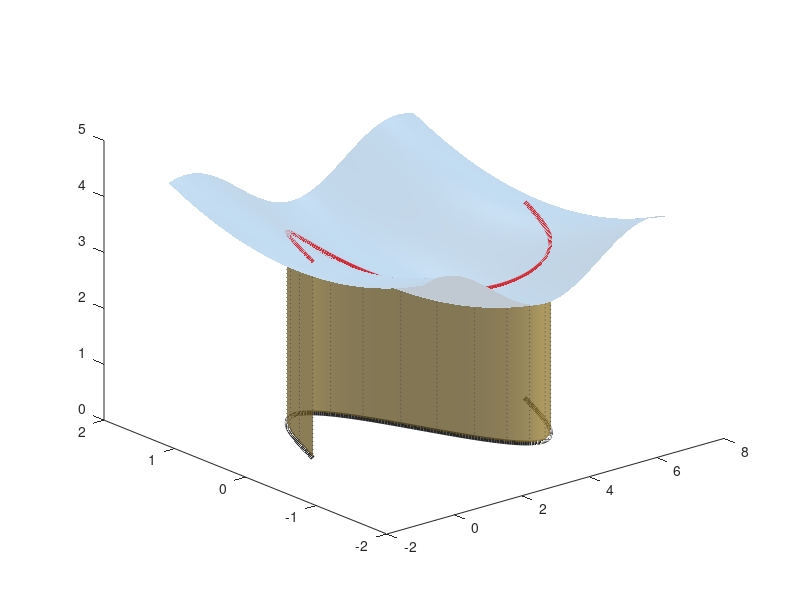

The MATLAB source for this figure: (Note: this script raises an error after producing the figure.)
% =========================================================================
%  第一型曲线积分（对弧长的曲线积分）的几何意义可视化
%  Geometric Meaning of the First Kind Curve Integral (Scalar Line Integral)
%
%  几何解释：
%    被积函数 f(x,y) 在曲线 L 上的第一型曲线积分 ∫_L f(x,y) ds，
%    等于以曲线 L 为准线、母线平行于 z 轴的"柱面( curtain / wall )"的面积。
%    该"墙"的底部落在 xy 平面的曲线 L 上，顶部触及曲面 z = f(x,y)。
%
%  命名规范：驼峰命名法 (camelCase)
% =========================================================================
clear; clc; close all;

%% ── 参数设置 ──────────────────────────────────────────────────────────
nCurvePts   = 200;       % 曲线 L 上的采样点数
nGridRes    = 60;        % 曲面网格分辨率
nWallLayers = 40;        % 柱面"墙"的纵向分层数
tRange      = linspace(0, 2 * pi, nCurvePts);

%% ── 1. 定义 xy 平面上的积分路径 L ─────────────────────────────────────
%  曲线 L 的参数方程：x = t, y = sin(t)，呈现一段优美的正弦波
curveX = tRange;
curveY = sin(tRange);
curveZ = zeros(size(tRange));                     % L 在 xy 平面，z = 0

%% ── 2. 定义被积曲面 z = f(x, y) ────────────────────────────────────────
%  一个平缓起伏的曲面，有视觉层次感
fSurface = @(x, y) 3 + 0.5 * cos(x) + 0.2 * y .^ 2;

%  曲线 L 上各点在曲面上的对应高度（墙顶）
surfaceHeight = fSurface(curveX, curveY);

%% ── 3. 生成曲面网格数据（半透明顶盖） ──────────────────────────────────
xGridRange = linspace(min(curveX) - 0.5, max(curveX) + 0.5, nGridRes);
yGridRange = linspace(min(curveY) - 0.8, max(curveY) + 0.8, nGridRes);
[gridX, gridY] = meshgrid(xGridRange, yGridRange);
gridZ = fSurface(gridX, gridY);

%% ── 4. 生成柱面（积分"墙"）数据 ───────────────────────────────────────
%  vParam: 0(地面) → 1(曲面顶)，沿曲线逐点插值
vParam = linspace(0, 1, nWallLayers);
[tMesh, vMesh] = meshgrid(tRange, vParam);

wallX = tMesh;
wallY = sin(tMesh);
wallZ = vMesh .* fSurface(wallX, wallY);          % 从 0 渐变到曲面高度

%% ── 5. 计算积分墙面积的理论值（数值近似） ──────────────────────────────
ds = sqrt(gradient(curveX, tRange).^2 + gradient(curveY, tRange).^2);
ds = ds(:) * (tRange(2) - tRange(1));             % 弧微分
integralApprox = sum(surfaceHeight(:) .* ds);     % 数值积分

%% ── 6. 绘图 ────────────────────────────────────────────────────────────
fig = figure('Name', '第一型曲线积分几何意义', ...
             'Color', 'w', ...
             'Position', [80, 80, 900, 650], ...
             'NumberTitle', 'off');
hold on;

% ── 6a. 顶盖：半透明曲面 z = f(x,y) ──
surf(gridX, gridY, gridZ, ...
    'FaceAlpha', 0.25, ...
    'EdgeColor', 'none', ...
    'FaceColor', [0.05 0.45 0.80], ...
    'FaceLighting', 'gouraud', ...
    'SpecularStrength', 0.3);

% ── 6b. 底部：曲线 L 在 xy 平面上的投影 ──
plot3(curveX, curveY, curveZ, ...
    'LineWidth', 3.5, ...
    'Color', [0.15 0.15 0.15]);

% ── 6c. 顶部：曲线 L 贴合曲面 z = f(x,y) 的轨迹 ──
plot3(curveX, curveY, surfaceHeight, ...
    'LineWidth', 3.5, ...
    'Color', [0.82 0.15 0.18]);

% ── 6d. 填充条：曲线 L 正下方的 xy 平面带状条（增强投影感） ──
fill3([curveX, fliplr(curveX)], ...
      [curveY, fliplr(curveY)], ...
      [curveZ, fliplr(curveZ)], ...
      [0.2 0.2 0.2], ...
      'FaceAlpha', 0.15, 'EdgeColor', 'none');

% ── 6e. 柱面"墙"：∫_L f(x,y) ds 对应的面积 ──
surf(wallX, wallY, wallZ, ...
    'FaceAlpha', 0.75, ...
    'EdgeColor', 'none', ...
    'FaceColor', [0.82 0.67 0.25], ...
    'FaceLighting', 'gouraud', ...
    'SpecularStrength', 0.5, ...
    'DiffuseStrength', 0.7);

% ── 6f. 竖直线条：连接曲线 L 与其在曲面上的投影（增加立体感） ──
stripeIndices = round(linspace(1, nCurvePts, 18));
for idx = stripeIndices
    line([curveX(idx), curveX(idx)], ...
         [curveY(idx), curveY(idx)], ...
         [0,         surfaceHeight(idx)], ...
         'Color', [0.3 0.3 0.3], ...
         'LineWidth', 0.6, ...
         'LineStyle', ':');
end

%% ── 7. 光照与视角 ──────────────────────────────────────────────────────
light('Position', [2, -4, 8], 'Style', 'infinite', 'Color', [1 1 1] * 0.9);
light('Position', [-2, 3, 4], 'Style', 'infinite', 'Color', [1 1 1] * 0.4);
lighting gouraud;
view(-40, 28);
camproj('perspective');

%% ── 8. 坐标轴、标签与标题 ──────────────────────────────────────────────
axis tight;
xlabel('$x$', 'Interpreter', 'latex', 'FontSize', 14);
ylabel('$y$', 'Interpreter', 'latex', 'FontSize', 14);
zlabel('$z = f(x,\,y)$', 'Interpreter', 'latex', 'FontSize', 14);
title({'\bfseries 第一型曲线积分的几何意义：柱面面积'; ...
       ['$\displaystyle \int_{L} f(x,y)\,\mathrm{d}s \approx ', ...
        num2str(integralApprox, '%.2f'), '$']}, ...
       'Interpreter', 'latex', 'FontSize', 15);
set(gca, 'FontSize', 11, 'LineWidth', 1, 'Box', 'on');

%% ── 9. 图例与文字标注 ──────────────────────────────────────────────────
legend({'曲面 $z = f(x,y)$', ...
        '曲线 $L$ (底面投影)', ...
        '曲线 $L$ (曲面贴合)', ...
        '', ...
        '柱面面积 $\int_L f\,\mathrm{d}s$'}, ...
       'Location', 'northeast', ...
       'Interpreter', 'latex', ...
       'FontSize', 10.5, ...
       'Box', 'off');

%  标注柱面墙的面积
text(mean(curveX), mean(curveY), max(surfaceHeight) * 0.55, ...
     '\fontsize{12}\bf\downarrow 阴影面积 = 曲线积分值', ...
     'HorizontalAlignment', 'center', ...
     'BackgroundColor', 'w', ...
     'EdgeColor', [0.6 0.6 0.6], ...
     'Margin', 6);

%  标注曲面
text(curveX(end) + 0.15, curveY(end) + 0.5, ...
     fSurface(curveX(end), curveY(end)) + 0.6, ...
     '\fontsize{11}\color[rgb]{0.05,0.3,0.6}曲面 z = f(x,y)', ...
     'BackgroundColor', 'w', ...
     'EdgeColor', 'none');

%% ── 10. 保存图像 ──────────────────────────────────────────────────────
drawnow;
fprintf('积分近似值:  ∫_L f(x,y) ds ≈ %.4f\n', integralApprox);
fprintf('曲线弧长 L ≈ %.4f\n', sum(sqrt(gradient(curveX, tRange).^2 + gradient(curveY, tRange).^2)) * (tRange(2) - tRange(1)));
fprintf('图片已准备就绪，可手动保存为高分辨率格式。\n');
